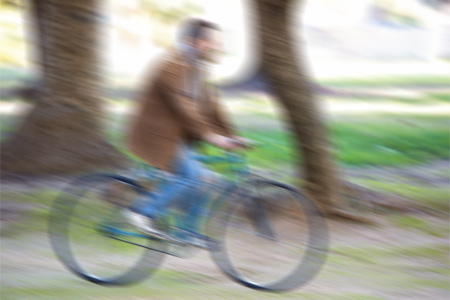
#> input picture goruntuIsleme1/input_image.jpg, 450 x 300 px
$ python deblurring.py   (older library calls are emulated)
#> lines starting #> are read from the running program, lines starting #| are printed output that depends on the picture
#> further down, image is the input picture: shape (300, 450, 3); mean B, G, R 145.1, 157, 155.5
import numpy as np
import cv2
import matplotlib.pyplot as plt

def deblur(image, kernel_size=(5, 5), sigma=0.5):
    # Gürültüyü azaltmak için görüntüyü önce bulanıklaştır
#> called with kernel_size = (5, 5), sigma = 0.5
    blurred = cv2.GaussianBlur(image, kernel_size, sigma)

    # Deblurring işlemi için Laplace filtresi kullanarak kenarları tespit et
    laplacian = cv2.Laplacian(blurred, cv2.CV_64F)
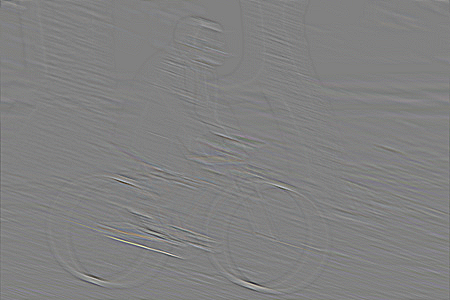
#> laplacian: shape (300, 450, 3) float64; mean B, G, R 0, 0, 0; drawn with min black and max white

    # Kenarları bulanıklaştırarak, diğer kısımlardaki gürültüyü azaltma
    laplacian_uint8 = np.clip((laplacian + 128), 0, 255).astype(np.uint8)

    deblurred = cv2.addWeighted(image, 1.5, laplacian_uint8, -0.5, 5)
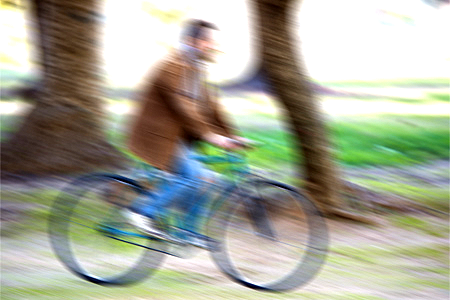
#> deblurred: shape (300, 450, 3); mean B, G, R 150.9, 167, 164.7

    return deblurred

image = cv2.imread('input_image.jpg')

# Deblurring işlemi
deblurred_image = deblur(image, sigma=0.5)

# Görüntüleri göster
plt.figure(figsize=(10, 5))

plt.subplot(1, 2, 1)
plt.title('Original Image')
plt.imshow(cv2.cvtColor(image, cv2.COLOR_BGR2RGB))
plt.axis('off')

plt.subplot(1, 2, 2)
plt.title('Deblurred Image')
plt.imshow(cv2.cvtColor(deblurred_image, cv2.COLOR_BGR2RGB))
plt.axis('off')

plt.show()
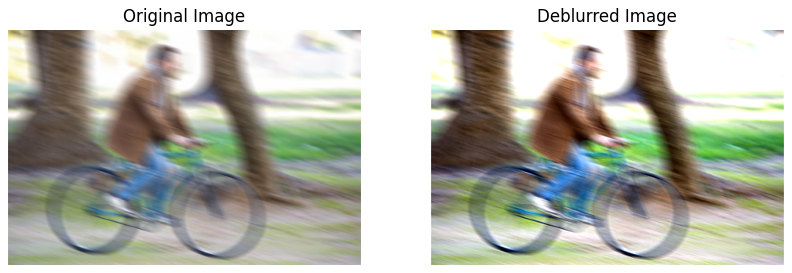
#> figure drawn by matplotlib, 2 panels

$ run again, with goruntuIsleme1/eyes.jpg copied over goruntuIsleme1/input_image.jpg
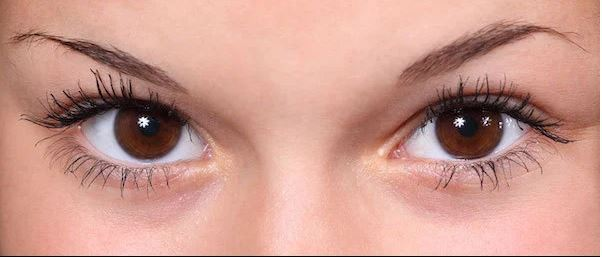
#> input picture goruntuIsleme1/eyes.jpg, 602 x 257 px
#> image is the input picture: shape (257, 602, 3); mean B, G, R 142, 153.7, 203.9
#> in deblur, `deblurred = cv2.addWeighted(image, 1.5, laplacian_uint8, -0.5, 5)`:
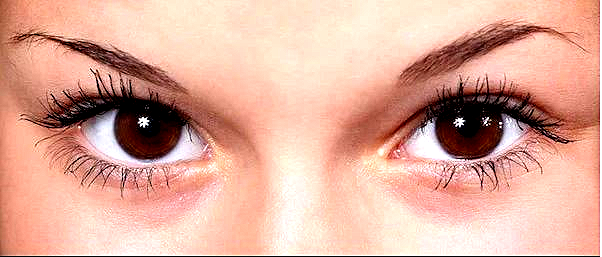
#> deblurred: shape (257, 602, 3); mean B, G, R 155.6, 172.9, 223.5
#> `plt.show()`:
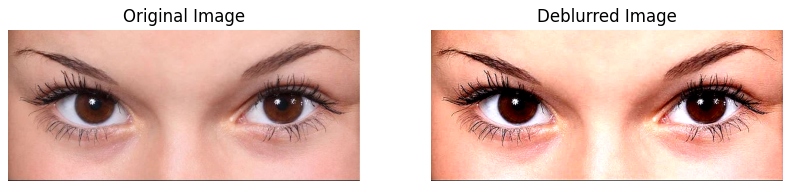
#> figure drawn by matplotlib, 2 panels

$ run again, with goruntuIsleme1/image.jpg copied over goruntuIsleme1/input_image.jpg
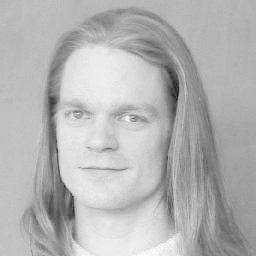
#> input picture goruntuIsleme1/image.jpg, 256 x 256 px
#> image is the input picture: shape (256, 256, 3); min 11, max 255, mean 179.7
#> in deblur, `deblurred = cv2.addWeighted(image, 1.5, laplacian_uint8, -0.5, 5)`:
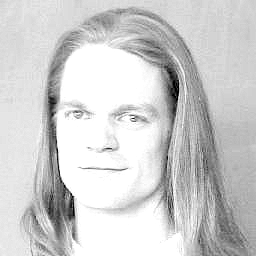
#> deblurred: shape (256, 256, 3); min 0, max 255, mean 205.9
#> `plt.show()`:
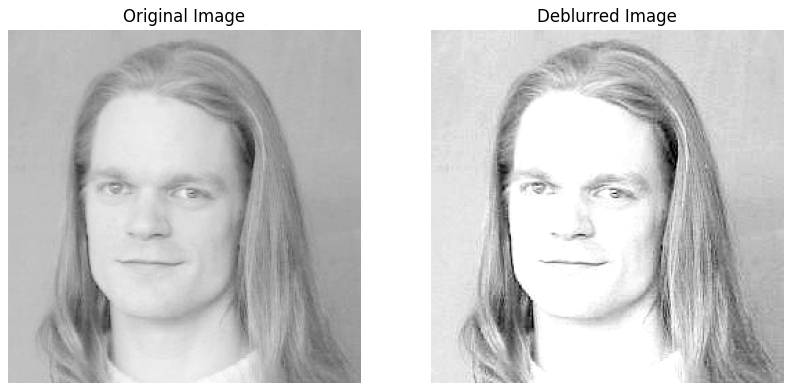
#> figure drawn by matplotlib, 2 panels
